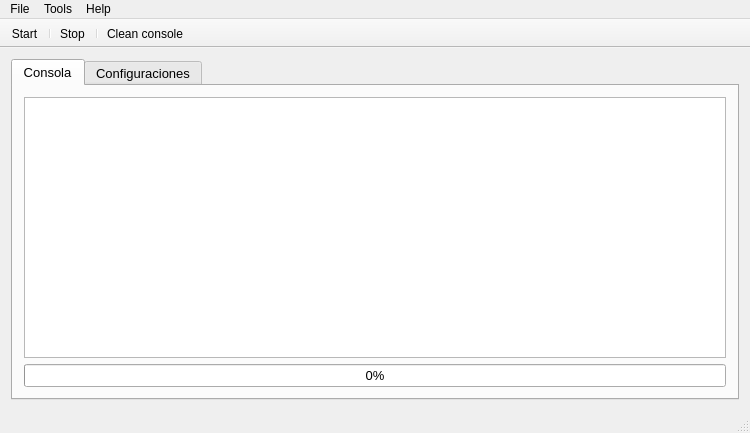
<?xml version="1.0" encoding="UTF-8"?>
<ui version="4.0">
 <class>MainWindow</class>
 <widget class="QMainWindow" name="MainWindow">
  <property name="geometry">
   <rect>
    <x>0</x>
    <y>0</y>
    <width>750</width>
    <height>433</height>
   </rect>
  </property>
  <property name="minimumSize">
   <size>
    <width>750</width>
    <height>360</height>
   </size>
  </property>
  <property name="maximumSize">
   <size>
    <width>750</width>
    <height>16777215</height>
   </size>
  </property>
  <property name="windowTitle">
   <string>SoftEMG - auto-updater</string>
  </property>
  <widget class="QWidget" name="centralWidget">
   <layout class="QGridLayout" name="gridLayout">
    <item row="0" column="0">
     <widget class="QTabWidget" name="tabWidget">
      <property name="font">
       <font>
        <pointsize>10</pointsize>
       </font>
      </property>
      <property name="currentIndex">
       <number>0</number>
      </property>
      <widget class="QWidget" name="tab">
       <attribute name="icon">
        <iconset resource="images.qrc">
         <normaloff>:/images/console.png</normaloff>:/images/console.png</iconset>
       </attribute>
       <attribute name="title">
        <string>Consola</string>
       </attribute>
       <layout class="QGridLayout" name="gridLayout_3">
        <item row="0" column="0">
         <widget class="Console" name="terminal">
          <property name="plainText">
           <string/>
          </property>
         </widget>
        </item>
        <item row="1" column="0">
         <widget class="QProgressBar" name="progressBar">
          <property name="value">
           <number>0</number>
          </property>
          <property name="invertedAppearance">
           <bool>false</bool>
          </property>
         </widget>
        </item>
       </layout>
      </widget>
      <widget class="QWidget" name="tab_2">
       <attribute name="icon">
        <iconset resource="images.qrc">
         <normaloff>:/images/settings.png</normaloff>:/images/settings.png</iconset>
       </attribute>
       <attribute name="title">
        <string>Configuraciones</string>
       </attribute>
       <layout class="QGridLayout" name="gridLayout_2">
        <item row="0" column="1" colspan="2">
         <widget class="QLineEdit" name="urlRepositorio">
          <property name="enabled">
           <bool>false</bool>
          </property>
          <property name="font">
           <font>
            <pointsize>10</pointsize>
           </font>
          </property>
          <property name="text">
           <string>https://github.com/dkmpos89/softEGM_updates/</string>
          </property>
          <property name="alignment">
           <set>Qt::AlignCenter</set>
          </property>
         </widget>
        </item>
        <item row="3" column="0" colspan="3">
         <spacer name="verticalSpacer">
          <property name="orientation">
           <enum>Qt::Vertical</enum>
          </property>
          <property name="sizeHint" stdset="0">
           <size>
            <width>679</width>
            <height>204</height>
           </size>
          </property>
         </spacer>
        </item>
        <item row="2" column="1">
         <widget class="QPushButton" name="btnActualizarInfo">
          <property name="text">
           <string>Actualizar Informacion</string>
          </property>
         </widget>
        </item>
        <item row="0" column="0">
         <widget class="QLabel" name="label">
          <property name="font">
           <font>
            <pointsize>10</pointsize>
           </font>
          </property>
          <property name="text">
           <string>Repositorio actual: </string>
          </property>
          <property name="alignment">
           <set>Qt::AlignCenter</set>
          </property>
         </widget>
        </item>
        <item row="1" column="0">
         <widget class="QLabel" name="label_2">
          <property name="text">
           <string>Versiones: </string>
          </property>
          <property name="alignment">
           <set>Qt::AlignCenter</set>
          </property>
         </widget>
        </item>
        <item row="0" column="3">
         <widget class="QCheckBox" name="checkBox">
          <property name="maximumSize">
           <size>
            <width>20</width>
            <height>16777215</height>
           </size>
          </property>
          <property name="text">
           <string/>
          </property>
         </widget>
        </item>
        <item row="1" column="1" colspan="3">
         <widget class="QComboBox" name="comboB_versiones">
          <item>
           <property name="text">
            <string>Latest</string>
           </property>
          </item>
         </widget>
        </item>
        <item row="2" column="2" colspan="2">
         <widget class="QPushButton" name="btnAplicar">
          <property name="text">
           <string>Aplicar</string>
          </property>
         </widget>
        </item>
       </layout>
      </widget>
     </widget>
    </item>
   </layout>
  </widget>
  <widget class="QMenuBar" name="menuBar">
   <property name="geometry">
    <rect>
     <x>0</x>
     <y>0</y>
     <width>750</width>
     <height>21</height>
    </rect>
   </property>
   <widget class="QMenu" name="menuFile">
    <property name="title">
     <string>File</string>
    </property>
    <addaction name="actionStart"/>
    <addaction name="actionStop"/>
    <addaction name="separator"/>
    <addaction name="actionClean"/>
    <addaction name="actionCheck_for_Updates"/>
    <addaction name="separator"/>
    <addaction name="actionExit"/>
   </widget>
   <widget class="QMenu" name="menuNew">
    <property name="title">
     <string>Tools</string>
    </property>
    <addaction name="actionVersions"/>
   </widget>
   <widget class="QMenu" name="menuHelp">
    <property name="title">
     <string>Help</string>
    </property>
    <addaction name="actionDocumentation"/>
    <addaction name="actionChangelog"/>
    <addaction name="separator"/>
    <addaction name="actionAbout"/>
   </widget>
   <addaction name="menuFile"/>
   <addaction name="menuNew"/>
   <addaction name="menuHelp"/>
  </widget>
  <widget class="QToolBar" name="mainToolBar">
   <property name="movable">
    <bool>false</bool>
   </property>
   <property name="floatable">
    <bool>false</bool>
   </property>
   <attribute name="toolBarArea">
    <enum>TopToolBarArea</enum>
   </attribute>
   <attribute name="toolBarBreak">
    <bool>false</bool>
   </attribute>
   <addaction name="actionStart"/>
   <addaction name="separator"/>
   <addaction name="actionStop"/>
   <addaction name="separator"/>
   <addaction name="actionClean"/>
  </widget>
  <widget class="QStatusBar" name="statusBar"/>
  <action name="actionExit">
   <property name="text">
    <string>Exit</string>
   </property>
  </action>
  <action name="actionDocumentation">
   <property name="text">
    <string>Documentation</string>
   </property>
  </action>
  <action name="actionChangelog">
   <property name="text">
    <string>Changelog...</string>
   </property>
  </action>
  <action name="actionAbout">
   <property name="icon">
    <iconset resource="images.qrc">
     <normaloff>:/images/qt.png</normaloff>:/images/qt.png</iconset>
   </property>
   <property name="text">
    <string>About</string>
   </property>
  </action>
  <action name="actionCheck_for_Updates">
   <property name="text">
    <string>Check for Updates...</string>
   </property>
  </action>
  <action name="actionVersions">
   <property name="text">
    <string>Select Version</string>
   </property>
  </action>
  <action name="actionStart">
   <property name="icon">
    <iconset resource="images.qrc">
     <normaloff>:/images/Media-Player.ico</normaloff>:/images/Media-Player.ico</iconset>
   </property>
   <property name="text">
    <string>Start</string>
   </property>
  </action>
  <action name="actionStop">
   <property name="icon">
    <iconset resource="images.qrc">
     <normaloff>:/images/application-exit.png</normaloff>:/images/application-exit.png</iconset>
   </property>
   <property name="text">
    <string>Stop</string>
   </property>
  </action>
  <action name="actionClean">
   <property name="icon">
    <iconset resource="images.qrc">
     <normaloff>:/images/clear.png</normaloff>:/images/clear.png</iconset>
   </property>
   <property name="text">
    <string>Clean console</string>
   </property>
  </action>
 </widget>
 <layoutdefault spacing="6" margin="11"/>
 <customwidgets>
  <customwidget>
   <class>Console</class>
   <extends>QPlainTextEdit</extends>
   <header>console.h</header>
  </customwidget>
 </customwidgets>
 <resources>
  <include location="images.qrc"/>
 </resources>
 <connections>
  <connection>
   <sender>actionExit</sender>
   <signal>triggered()</signal>
   <receiver>MainWindow</receiver>
   <slot>close()</slot>
   <hints>
    <hint type="sourcelabel">
     <x>-1</x>
     <y>-1</y>
    </hint>
    <hint type="destinationlabel">
     <x>311</x>
     <y>183</y>
    </hint>
   </hints>
  </connection>
  <connection>
   <sender>checkBox</sender>
   <signal>clicked(bool)</signal>
   <receiver>urlRepositorio</receiver>
   <slot>setEnabled(bool)</slot>
   <hints>
    <hint type="sourcelabel">
     <x>717</x>
     <y>107</y>
    </hint>
    <hint type="destinationlabel">
     <x>680</x>
     <y>107</y>
    </hint>
   </hints>
  </connection>
 </connections>
</ui>
